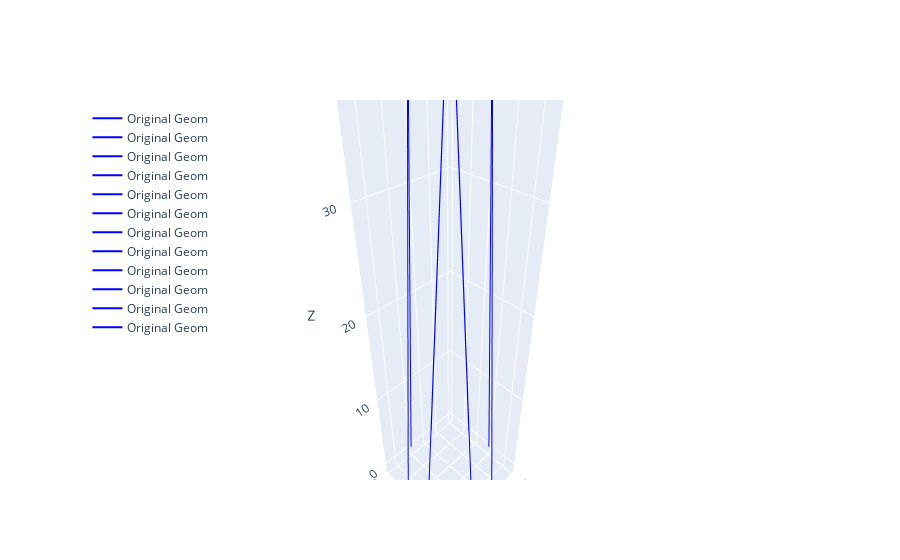

This figure's notebook cell:
### Code cell
###### With none-FE part

import torch
import torch.optim as optim
import matplotlib.pyplot as plt
from mpl_toolkits.mplot3d import Axes3D
import numpy as np
import plotly.graph_objects as go

# q.grad.zero_()


# In[663]:


######################## explanation
## "The example model is based on a 5-nodes grid shell strcuture
##  which has a crossing projection in the x-y plane"
##  The FE part would be based on the Euler-bernoulli beam theory


# In[664]:


## Initial Geom
# Initial Coords:
node_coords = torch.tensor(
    [[0.0, 3.0, 0.0], [0.0, 6.0, 0.0], [3.0, 0.0, 0.0], [3.0, 3.0, 0.0], [3.0, 6.0, 0.0], [3.0, 9.0, 0.0],
     [6.0, 0.0, 0.0], [6.0, 3.0, 0.0], [6.0, 6.0, 0.0] ,[6.0, 9.0, 0.0], [9.0, 3.0 ,0.0], [9.0, 6.0, 0.0]],
    dtype=torch.float32, requires_grad=True, )
connectivity = [[1, 4], [2, 5], [3, 4], [5, 4], [6, 5], [4, 8], [7, 8], [9, 8],[11, 8],[10, 9],[12, 9],[5, 9]]
n_dof_per_node = 6  # Degrees of freedom per node
total_dof = n_dof_per_node * len(node_coords)
Fixed_nodes = [1, 2, 3, 6, 7, 10, 11, 12]
Free_nodes = []
n_elements = len(connectivity)
n_nodes = len(node_coords)
for i in range(1, n_nodes + 1):
    if i not in Fixed_nodes:
        Free_nodes.append(i)
idx_CF = [node - 1 for node in Fixed_nodes]
idx_CN = [i for i in range(n_nodes) if i not in idx_CF]

# In[665]:


## Force condition
####### Force condition -> need for modification
## +0 to x direction ; +1 to y direction ; +2 to Z direction
## +3 Bending around the z axis ; +4 bending around y axis ; +5 Twisting
# implement upwards loading of 50 kN at every free nodes
F = torch.zeros(total_dof, dtype=torch.float32)
f_n = Free_nodes
f_type = [2, 2, 2, 2]  # The force type
F_value = torch.tensor([50.0, 50.0, 50.0, 50.0]) * 1000  # The force value/direction
r = 1 / torch.max(F_value)
# print(r)
F_sign = torch.sign(F_value)
for idx, i in enumerate(f_n):
    F[6 * (i - 1) + f_type[idx]] = F_value[idx]  # unit: KN / KN*m

px = torch.zeros(len(f_n), 1, dtype=torch.float32)
py = torch.zeros(len(f_n), 1, dtype=torch.float32)
pz = torch.zeros(len(f_n), 1, dtype=torch.float32)

for i in range(len(f_n)):
    if f_type[idx] == 0:
        px[i] = F_value[i]
    elif f_type[idx] == 1:
        py[i] = F_value[i]
    elif f_type[idx] == 2:
        pz[i] = F_value[i]


## Obtaining Matrix D
# Assembly the nodal-branch matrix:
C = torch.zeros(n_elements, n_nodes, dtype=torch.float32)
for n, (i, j) in enumerate(connectivity):
    C[n, i - 1] = 1
    C[n, j - 1] = -1
CF = C[:, idx_CF]
CN = C[:, idx_CN]


# Assembly D
def FDM (Q,CN=CN, CF=CF, px=px, py=py, pz=pz,Fixed_nodes=Fixed_nodes, Free_nodes=Free_nodes,node_coords=node_coords) :
    Dn = torch.matmul(torch.transpose(CN, 0, 1), torch.matmul(Q, CN))
    DF = torch.matmul(torch.transpose(CN, 0, 1), torch.matmul(Q, CF))
    ## Coordinates solution
    # separate the coordinates:
    fixed_idces = [node - 1 for node in Fixed_nodes]
    xF = node_coords[fixed_idces, 0].unsqueeze(1)
    yF = node_coords[fixed_idces, 1].unsqueeze(1)
    zF = node_coords[fixed_idces, 2].unsqueeze(1)
    xN = torch.matmul(torch.inverse(Dn), (px - torch.matmul(DF, xF)))
    yN = torch.matmul(torch.inverse(Dn), (py - torch.matmul(DF, yF)))
    zN = torch.matmul(torch.inverse(Dn), (pz - torch.matmul(DF, zF)))
    ## Coordinates renewal: 
    new_node_coords = node_coords.clone()
    for idx, node in enumerate(Free_nodes):
        node_idx = node - 1
        new_node_coords[node_idx, 0] = xN[idx]
        new_node_coords[node_idx, 1] = yN[idx]
        new_node_coords[node_idx, 2] = zN[idx]

    return new_node_coords

# In[670]:

## Check point: FDM completed
# if q.grad is not None:
#     q.grad.zero_()
# loss = torch.sum(new_node_coords[:, 2])
# loss.backward()
# print("Gradient of q:")
# print(q.grad)



# Element creating
#################  input below:
############################################################################################################## input
# initial coordinates

####### BCs
fixed_dof = []
for node in Fixed_nodes:
    fixed_dof.extend([(node - 1) * 6 + i for i in range(6)])
# print(fixed_dof)
####### Gradient descent
step = 0.001
epochs = 1000

####### Plotting
steps = 20  # steps for tracing deformation shape
###################################################################################################################################################
###################################################################################################################################################


### Defining the OBJ:
Obj_coords = 45
def Average_height(Free_nodes, new_node_coords):
    n_free_nodes = len(Free_nodes)
    Free_nodes = torch.tensor(Free_nodes)
    AH = torch.sum(new_node_coords[(Free_nodes - 1), 2])/ n_free_nodes
    return AH

# In[679]:

# Optimized Variables
## initial variables
q = torch.rand(1, requires_grad=True)
## Optimization
torch.autograd.set_detect_anomaly(True)
# Optimizer setting
optimizer = optim.Adam([q], lr=step)
# Loop start
Loss_his = []
for iteration in range(epochs + 1):
    print(iteration)
    # Forwards
    q_vec = q.expand(n_elements)
    Q = torch.diag(q_vec) * 1 / r  # scaling
    new_node_coords = FDM(Q)
    N_coords = new_node_coords.clone()
    print(N_coords)
    AVE = Average_height(Free_nodes, N_coords)
    print(AVE)
    # loss
    Loss = torch.norm(AVE - Obj_coords)
    Loss_his.append(Loss.item())
    # Backwards
    optimizer.zero_grad()
    # print(q.grad)
    Loss.backward(retain_graph=True)

    # Grad
    gradients = q.grad
    frob_norm = torch.norm(gradients)
#     print(gradients)
    optimizer.step()
    print(new_node_coords)
    # print iteration
    if iteration % 5 == 0:
        print(f"Iteration {iteration}: Normalized Gradient = {frob_norm}, Adaptive learning rate = {step}")
print("Optimization completed.")
print(q)
# print("coordinates:",node_coords)

#############################################################################################################
# Coordinates assembly:
Coordinates = new_node_coords.reshape(-1)
# print(Coordinates)
## Coordinates renewal:
New_Coordinates = torch.zeros(n_nodes * 3, dtype=torch.float32)

x_orig = Coordinates[0::3]
y_orig = Coordinates[1::3]
z_orig = Coordinates[2::3]
fig = go.Figure()

for connection in connectivity:
    i, j = connection
    fig.add_trace(go.Scatter3d(
        x=[x_orig[i-1].item(), x_orig[j-1].item()],
        y=[y_orig[i-1].item(), y_orig[j-1].item()],
        z=[z_orig[i-1].item(), z_orig[j-1].item()],
        mode='lines',
        line=dict(color='blue', width=2),
        name='Original Geom'
    ))


for node in Free_nodes:
    fig.add_trace(go.Cone(
        x=[x_orig[node-1].item()],  
        y=[y_orig[node-1].item()],  
        z=[z_orig[node-1].item()],  
        u=[0],  
        v=[0],  
        w=[1],  
        sizemode='scaled',
        sizeref=0.5, 
        anchor='tail',  
        colorscale=[[0, 'red'], [1, 'red']],  
        showscale=False,
        name=f'Free Node {node}'
    ))



fig.update_layout(
    scene=dict(
        xaxis_title='X',
        yaxis_title='Y',
        zaxis_title='Z',
        aspectmode='data' 
    ),
    legend=dict(
        yanchor="top",
        y=0.99,
        xanchor="left",
        x=0.01
    )
)

fig.show()
### Plot the optimization history
plt.figure()
plt.plot(range(epochs + 1), Loss_his, label='Norm history')
plt.xlabel('Itertions')
plt.ylabel('LOss')
plt.title('Loss vs. Iterations')
plt.legend()
plt.grid(True)
plt.show()

### Figure 1 — Plotly figure (JSON) as saved in the notebook; plotly's stock layout.template omitted (floating-point values rounded to 4 significant figures)
{"data": [{"line": {"color": "blue", "width": 2}, "mode": "lines", "name": "Original Geom", "type": "scatter3d", "x": [0, 3], "y": [3, 3], "z": [0, 44.83]}, {"line": {"color": "blue", "width": 2}, "mode": "lines", "name": "Original Geom", "type": "scatter3d", "x": [0, 3], "y": [6, 6], "z": [0, 44.83]}, {"line": {"color": "blue", "width": 2}, "mode": "lines", "name": "Original Geom", "type": "scatter3d", "x": [3, 3], "y": [0, 3], "z": [0, 44.83]}, {"line": {"color": "blue", "width": 2}, "mode": "lines", "name": "Original Geom", "type": "scatter3d", "x": [3, 3], "y": [6, 3], "z": [44.83, 44.83]}, {"line": {"color": "blue", "width": 2}, "mode": "lines", "name": "Original Geom", "type": "scatter3d", "x": [3, 3], "y": [9, 6], "z": [0, 44.83]}, {"line": {"color": "blue", "width": 2}, "mode": "lines", "name": "Original Geom", "type": "scatter3d", "x": [3, 6], "y": [3, 3], "z": [44.83, 44.83]}, {"line": {"color": "blue", "width": 2}, "mode": "lines", "name": "Original Geom", "type": "scatter3d", "x": [6, 6], "y": [0, 3], "z": [0, 44.83]}, {"line": {"color": "blue", "width": 2}, "mode": "lines", "name": "Original Geom", "type": "scatter3d", "x": [6, 6], "y": [6, 3], "z": [44.83, 44.83]}, {"line": {"color": "blue", "width": 2}, "mode": "lines", "name": "Original Geom", "type": "scatter3d", "x": [9, 6], "y": [3, 3], "z": [0, 44.83]}, {"line": {"color": "blue", "width": 2}, "mode": "lines", "name": "Original Geom", "type": "scatter3d", "x": [6, 6], "y": [9, 6], "z": [0, 44.83]}, {"line": {"color": "blue", "width": 2}, "mode": "lines", "name": "Original Geom", "type": "scatter3d", "x": [9, 6], "y": [6, 6], "z": [0, 44.83]}, {"line": {"color": "blue", "width": 2}, "mode": "lines", "name": "Original Geom", "type": "scatter3d", "x": [3, 6], "y": [6, 6], "z": [44.83, 44.83]}, {"anchor": "tail", "colorscale": [[0, "red"], [1, "red"]], "name": "Free Node 4", "showscale": false, "sizemode": "scaled", "sizeref": 0.5, "type": "cone", "u": [0], "v": [0], "w": [1], "x": [3], "y": [3], "z": [44.83]}, {"anchor": "tail", "colorscale": [[0, "red"], [1, "red"]], "name": "Free Node 5", "showscale": false, "sizemode": "scaled", "sizeref": 0.5, "type": "cone", "u": [0], "v": [0], "w": [1], "x": [3], "y": [6], "z": [44.83]}, {"anchor": "tail", "colorscale": [[0, "red"], [1, "red"]], "name": "Free Node 8", "showscale": false, "sizemode": "scaled", "sizeref": 0.5, "type": "cone", "u": [0], "v": [0], "w": [1], "x": [6], "y": [3], "z": [44.83]}, {"anchor": "tail", "colorscale": [[0, "red"], [1, "red"]], "name": "Free Node 9", "showscale": false, "sizemode": "scaled", "sizeref": 0.5, "type": "cone", "u": [0], "v": [0], "w": [1], "x": [6], "y": [6], "z": [44.83]}], "layout": {"legend": {"x": 0.01, "xanchor": "left", "y": 0.99, "yanchor": "top"}, "scene": {"aspectmode": "data", "xaxis": {"title": {"text": "X"}}, "yaxis": {"title": {"text": "Y"}}, "zaxis": {"title": {"text": "Z"}}}}}
